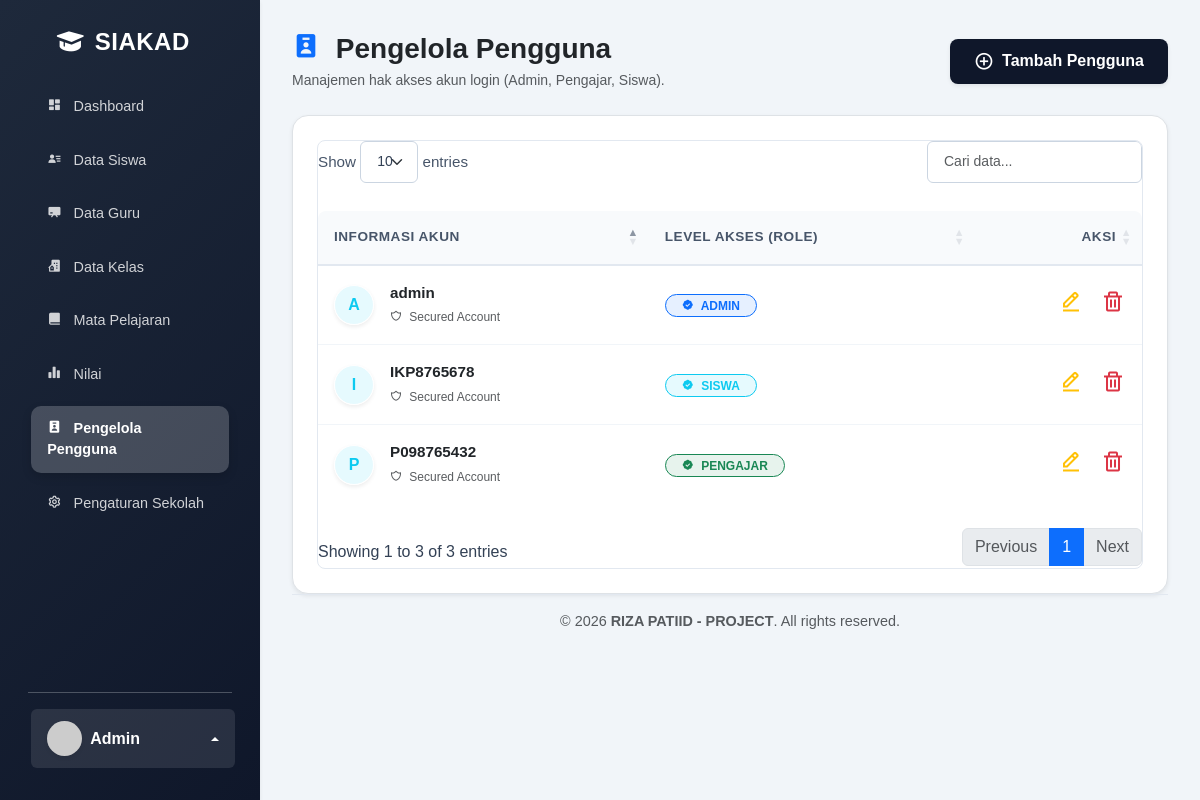
Screenshot of /pages/admin.php (signed in) with the database file from the repository.
### tables this page shows
CREATE TABLE IF NOT EXISTS users (
    id INT AUTO_INCREMENT PRIMARY KEY,
    username VARCHAR(50) NOT NULL UNIQUE,
    password VARCHAR(255) NOT NULL,
    role ENUM('admin', 'guru', 'siswa') DEFAULT 'admin'
);

### pages/admin.php (the view, shortened to what this page needs)
<?php
include '../config/db.php';
$action = $_GET['action'] ?? 'list';
include '../layouts/header.php';
?>
<div class="container-fluid bg-transparent p-0">
    <?php if ($action == 'list'): ?>
        <div class="d-flex flex-column flex-md-row justify-content-between align-items-md-center gap-3 mb-4">
            <div>
                <h3 class="fw-bold mb-1 text-dark"><i class='bx bxs-user-badge text-primary me-2'></i> Pengelola Pengguna</h3>
                <p class="text-muted mb-0 small">Manajemen hak akses akun login (Admin, Pengajar, Siswa).</p>
            </div>
            <a href="admin.php?action=add" class="btn fw-bold rounded-3 px-4 shadow-sm text-white d-flex align-items-center justify-content-center"
               style="background-color: #0f172a; border: none; transition: all 0.3s ease; height: 45px;"
               onmouseover="this.style.backgroundColor='#0ea5e9'; this.style.transform='translateY(-2px)'"
               onmouseout="this.style.backgroundColor='#0f172a'; this.style.transform='translateY(0)'">
                <i class='bx bx-plus-circle me-2 fs-5'></i> Tambah Pengguna
            </a>
        </div>
        <div class="bg-white p-4 rounded-4 border shadow-sm">
            <div class="table-responsive">
                <table class="table table-hover align-middle datatable">
                    <thead class="table-light text-muted">
                        <tr>
                            <th class="fw-semibold pb-3">Informasi Akun</th>
                            <th class="fw-semibold pb-3">Level Akses (Role)</th>
                            <th class="fw-semibold pb-3 text-end">Aksi</th>
                        </tr>
                    </thead>
                    <tbody>
                        <?php
                        $result = $conn->query("SELECT * FROM users");
                        while ($row = $result->fetch_assoc()):
                            $role_display = strtoupper($row['role']);
                            $role_class = 'secondary';
                            if ($role_display == 'ADMIN') $role_class = 'primary';
                            if ($role_display == 'GURU' || $role_display == 'PENGAJAR') {
                                $role_display = 'PENGAJAR';
                                $role_class = 'success';
                            }
                            if ($role_display == 'SISWA') $role_class = 'info';
                        ?>
                        <tr>
                            <td>
                                <div class="d-flex align-items-center">
                                    <div class="bg-info bg-opacity-10 text-info rounded-circle d-flex align-items-center justify-content-center fw-bold me-3 shadow-sm border border-white" style="width:40px;height:40px; font-size:1rem;">
                                        <?php echo strtoupper(substr($row['username'], 0, 1)); ?>
                                    </div>
                                    <div>
                                        <span class="fw-bold text-dark d-block mb-0" style="font-size: 0.95rem;"><?php echo htmlspecialchars($row['username']); ?></span>
                                        <small class="text-muted" style="font-size: 0.75rem;"><i class='bx bx-shield-alt-2 me-1'></i> Secured Account</small>
                                    </div>
                                </div>
                            </td>
                            <td>
                                <span class="badge bg-<?php echo $role_class; ?> bg-opacity-10 text-<?php echo $role_class; ?> border border-<?php echo $role_class; ?> px-3 py-1 rounded-pill">
                                    <i class='bx bxs-badge-check me-1'></i> <?php echo $role_display; ?>
                                </span>
                            </td>
                            <td class="text-end">
                                <div class="d-flex justify-content-end gap-3 align-items-center">
                                    <a href="admin.php?action=edit&id=<?php echo $row['id']; ?>" class="btn btn-link text-warning p-0 text-decoration-none" title="Edit Data">
                                        <i class='bx bx-edit-alt fs-4'></i>
                                    </a>
                                    <a href="admin.php?action=delete&id=<?php echo $row['id']; ?>" class="btn btn-link text-danger p-0 text-decoration-none btn-delete" title="Hapus Data">
                                        <i class='bx bx-trash fs-4'></i>
                                    </a>
                                </div>
                            </td>
                        </tr>
                        <?php endwhile; ?>
                    </tbody>
                </table>
            </div>
        </div>
    <?php endif; ?>
</div>
<?php include '../layouts/footer.php'; ?>

### assets/css/style.css (style rules this page uses)
:root { --primary-color: #1e293b; --secondary-color: #0f172a; --accent-color: #3b82f6; --success-color: #10b981; --dark-color: #1e293b; --light-color: #f8fafc; --bg-color: #f1f5f9; --text-color: #334155; --card-bg: #ffffff; }
body { font-family: 'Poppins', sans-serif; background-color: var(--bg-color); color: var(--text-color); }
.table-responsive { border-radius: 8px; border: 1px solid #e2e8f0; }
.table { border-collapse: separate; border-spacing: 0; width: 100%; color: var(--text-color); }
.table thead th { background-color: #f8fafc !important; color: #475569; font-weight: 600; border-bottom: 2px solid #e2e8f0; padding: 1rem; text-transform: uppercase; font-size: 0.85rem; letter-spacing: 0.5px; }
.table thead th:first-child { border-top-left-radius: 8px; }
.table thead th:last-child { border-top-right-radius: 8px; }
.table tbody td { padding: 1rem; vertical-align: middle; border-bottom: 1px solid #f1f5f9; }
.table tbody tr:last-child td { border-bottom: none; }
.table tbody tr { transition: all 0.2s ease; }
.btn { border-radius: 6px; font-weight: 500; padding: 0.5rem 1.2rem; transition: all 0.2s ease; }

### rows the page displays
users: username "A", username "admin", role "ADMIN"
users: username "P", username "P098765432", role "PENGAJAR"
users: username "I", username "IKP8765678", role "SISWA"

### other values shown
$user_display_name "Admin"
